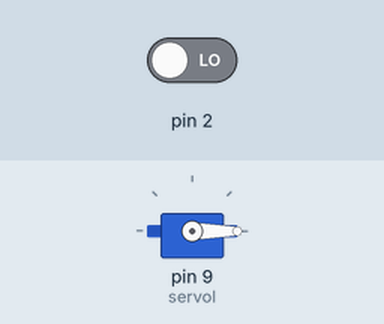
Simulated run of this sketch. Board: Arduino Uno, built with avr-gcc and run on an emulated ATmega328P. Shown: servo. The inputs (shaded band) are chosen by the test bench; at power-on: pin 2 LOW.

Above: at 1.2 s.
1.3 s: pin 2 driven HIGH
At 2.3 s:
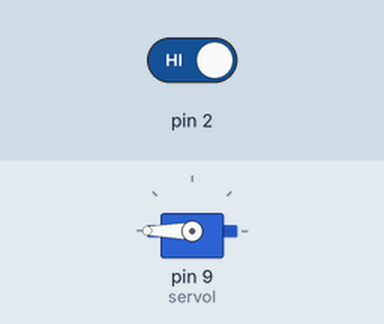
2.8 s: pin 2 driven LOW
At 3.4 s:
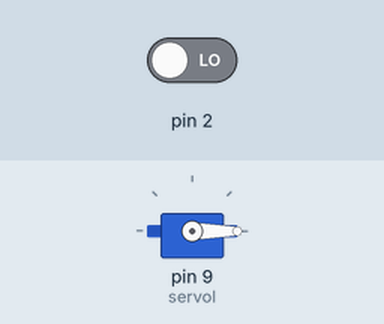
Timing chart, 0 to 5.8 s (numbered marks = the images above; inputs shaded):
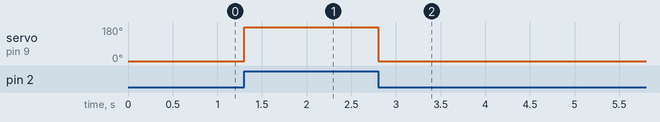

Measured:
- after the input at 1.3 s, servo on pin 9 (servol): 0° → 180° at once
- after the input at 2.8 s, servo on pin 9 (servol): 180° → 0° at once

The sketch:

button_and_servo.ino
```cpp
#include <Servo.h>
Servo servol;
const int buttonpin(2);
void setup() {
servol.attach(9);
}

void loop() {

pinMode(buttonpin, INPUT);
int buttonstate =0;
buttonstate = digitalRead(buttonpin);
if (buttonstate == HIGH){
servol.write(180);
}
else{
servol.write(0);
}

}
```
